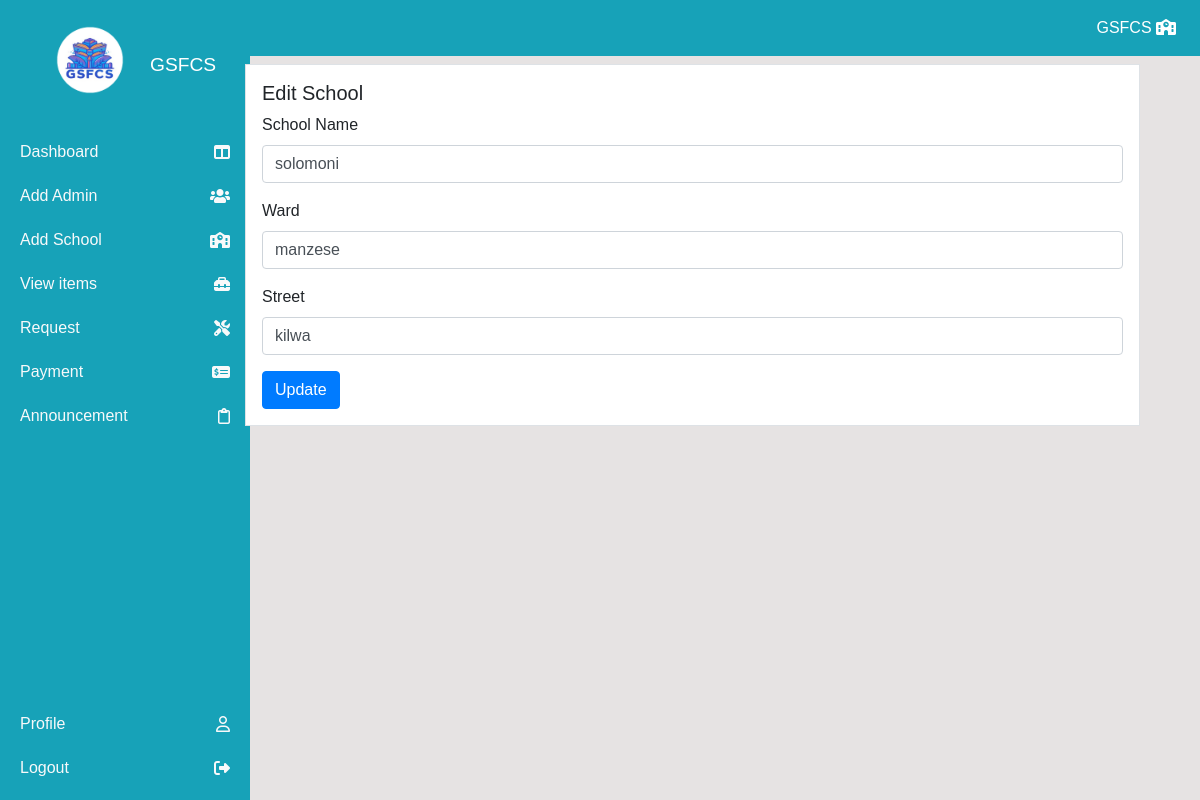
Screenshot of /addschool/edit/1/ (signed in) with the database file from the repository.
### school/models.py (models this page shows, shortened)
class DSchool(models.Model):
    DSchoolID = models.AutoField(primary_key=True)
    DSchoolName = models.CharField(max_length=100, unique=True)
    Ward = models.CharField(max_length=100, unique=True)
    Street = models.CharField(max_length=100, unique=True)

### school/views.py (the view)
# urls.py: path('addschool/edit/<int:pk>/', views.addschool_edit, name='school-addschool-edit'),
@login_required
def addschool_edit(request, pk):
    school = get_object_or_404(DSchool, pk=pk)
    if request.method == 'POST':
        form = DSchoolForm(request.POST, instance=school)
        if form.is_valid():
            form.save()
            return redirect('school-addschool')  # Redirect to the list page
    else:
        form = DSchoolForm(instance=school)
    context = {
        'form': form,
        'school': school,
    }
    return render(request, 'schooldash/addschool_edit.html', context)

### school/forms.py
class DSchoolForm(forms.ModelForm):
    class Meta:
        model = DSchool
        fields = ['DSchoolName', 'Ward', 'Street']

### templates/schooldash/addschool_edit.html (shortened to what this page needs)
{% extends 'partials/base.html' %}
{% block content %}
{% include 'partials/topnav.html' %}
<div class="container">
    <div class="row my-2">
        <div class="col-md-2"></div>
        <div class="col-md-10">
            <div class="border bg-white p-3">
                <h5>Edit School</h5>
                <form method="post" enctype="multipart/form-data" class="form">
                    <div class="form-group">
                        <label for="{{ form.DSchoolName.id_for_label }}" class="form-label">School Name</label>
                        <input type="text" class="form-control" id="{{ form.DSchoolName.id_for_label }}" name="{{ form.DSchoolName.name }}" value="{{ form.DSchoolName.value }}">
                    </div>
                    <div class="form-group">
                        <label for="{{ form.Ward.id_for_label }}" class="form-label">Ward</label>
                        <input type="text" class="form-control" id="{{ form.Ward.id_for_label }}" name="{{ form.Ward.name }}" value="{{ form.Ward.value }}">
                    </div>
                    <div class="form-group">
                        <label for="{{ form.Street.id_for_label }}" class="form-label">Street</label>
                        <input type="text" class="form-control" id="{{ form.Street.id_for_label }}" name="{{ form.Street.name }}" value="{{ form.Street.value }}">
                    </div>
                    <button type="submit" class="btn btn-primary">Update</button>
                </form>
            </div>
        </div>
    </div>
</div>
{% endblock %}

### static/style.css (style rules this page uses)
body { background: rgb(230, 227, 227); }

### templates/partials/base.html (style rules this page uses)
body { margin: 0; padding: 0; font-family: Arial, sans-serif; }

### rows the page displays
DSchool: DSchoolName "solomoni", Ward "manzese", Street "kilwa"
